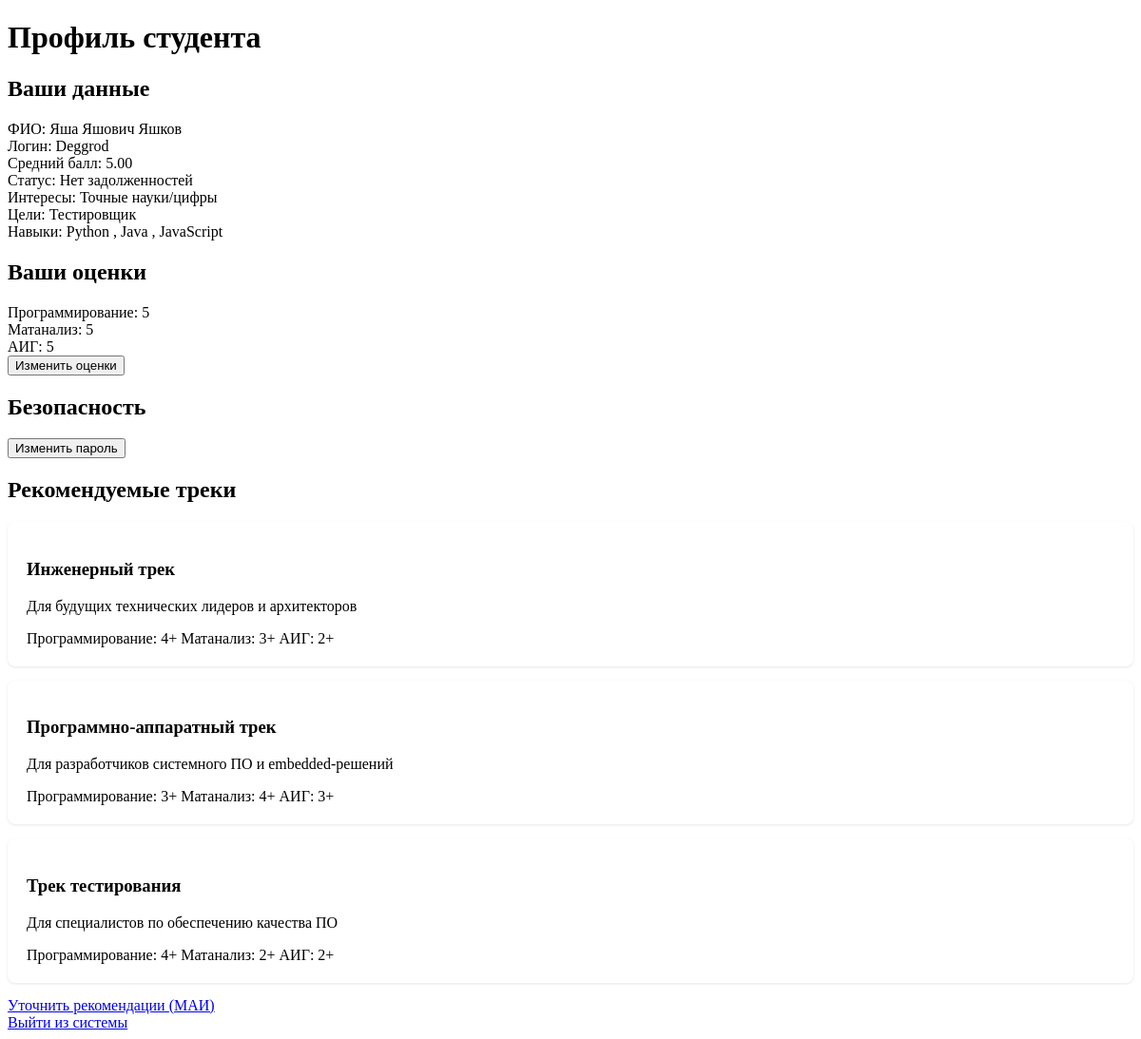
Screenshot of /profile (signed in) with the database file from the repository.
### app.py (models this page shows, shortened)
class User(UserMixin, db.Model):
    __tablename__ = 'users'
    id = db.Column(db.Integer, primary_key=True)
    fullname = db.Column(db.String(100), nullable=False)
    username = db.Column(db.String(50), unique=True, nullable=False)
    password = db.Column(db.String(100), nullable=False)
    programming_score = db.Column(db.Integer)
    math_analysis_score = db.Column(db.Integer)
    aig_score = db.Column(db.Integer)
    has_debts = db.Column(db.Boolean, default=False)
    gpa = db.Column(db.Float)
    interests = db.Column(db.String(50))
    goals = db.Column(db.String(50))
    python_skill = db.Column(db.Boolean, default=False)
    java_skill = db.Column(db.Boolean, default=False)
    javascript_skill = db.Column(db.Boolean, default=False)
    last_ahp_update = db.Column(db.DateTime)

class Track(db.Model):
    __tablename__ = 'tracks'
    id = db.Column(db.Integer, primary_key=True)
    name = db.Column(db.String(100), nullable=False)
    required_programming = db.Column(db.Integer)
    required_math = db.Column(db.Integer)
    required_aig = db.Column(db.Integer)
    accepts_with_debts = db.Column(db.Boolean, default=False)
    description = db.Column(db.Text)
    interest_match = db.Column(db.Float)
    career_utility = db.Column(db.Float)
    difficulty = db.Column(db.Float)
    practical_work = db.Column(db.Float)
    research_opportunity = db.Column(db.Float)

### app.py (the view)
@app.route('/profile')
@login_required
def profile():
    user = current_user
    if user.gpa is None:
        user.calculate_gpa()
        db.session.commit()
    tracks = Track.query.all()
    recommendations = []
    for track in tracks:
        if (user.programming_score >= track.required_programming and
            user.math_analysis_score >= track.required_math and
            user.aig_score >= track.required_aig and
            (not user.has_debts or track.accepts_with_debts)):
            recommendations.append(track)
    return render_template('profile.html',
                         user=user,
                         recommendations=recommendations)

### app.py (called while the page is built)
@login_manager.user_loader
def load_user(user_id):
    return User.query.get(int(user_id))

### templates/profile.html (shortened to what this page needs)
<!DOCTYPE html>
<html>
<head>
    <link rel="stylesheet" href="/static/style.css">
</head>
<body>
    <div class="container">
        <h1>Профиль студента</h1>
        <div class="profile-section">
            <h2>Ваши данные</h2>
            <div class="profile-grid">
                <div class="profile-field">
                    <span class="field-label">ФИО:</span>
                    <span class="field-value">{{ user.fullname }}</span>
                </div>
                <div class="profile-field">
                    <span class="field-label">Логин:</span>
                    <span class="field-value">{{ user.username }}</span>
                </div>
                <div class="profile-field">
                    <span class="field-label">Средний балл:</span>
                    <span class="field-value">{{ "%.2f"|format(user.gpa) }}</span>
                </div>
                <div class="profile-field">
                    <span class="field-label">Статус:</span>
                    <span class="field-value">{{ "Есть задолженности" if user.has_debts else "Нет задолженностей" }}</span>
                </div>
                <div class="profile-field">
                    <span class="field-label">Интересы:</span>
                    <span class="field-value">{{ user.interests }}</span>
                </div>
                <div class="profile-field">
                    <span class="field-label">Цели:</span>
                    <span class="field-value">{{ user.goals }}</span>
                </div>
                <div class="profile-field">
                    <span class="field-label">Навыки:</span>
                    <span class="field-value">
                        {% if user.python_skill %}Python{% endif %}
                        {% if user.java_skill %}, Java{% endif %}
                        {% if user.javascript_skill %}, JavaScript{% endif %}
                    </span>
                </div>
            </div>
        </div>
        <div class="profile-section">
            <h2>Ваши оценки</h2>
            <div class="scores-grid">
                <div class="score-item">
                    <span class="score-label">Программирование:</span>
                    <span class="score-value">{{ user.programming_score }}</span>
                </div>
                <div class="score-item">
                    <span class="score-label">Матанализ:</span>
                    <span class="score-value">{{ user.math_analysis_score }}</span>
                </div>
                <div class="score-item">
                    <span class="score-label">АИГ:</span>
                    <span class="score-value">{{ user.aig_score }}</span>
                </div>
            </div>
            <button class="toggle-btn" onclick="toggleForm('scores-form')">Изменить оценки</button>
        </div>
        <div class="profile-section">
            <h2>Безопасность</h2>
            <button class="toggle-btn" onclick="toggleForm('password-form')">Изменить пароль</button>
        </div>
        <div class="profile-section">
            <h2>Рекомендуемые треки</h2>
            {% if recommendations %}
                <div class="tracks-grid">
                    {% for track in recommendations %}
                    <div class="track-card">
                        <h3>{{ track.name }}</h3>
                        <p>{{ track.description }}</p>
                        <div class="track-requirements">
                            <span>Программирование: {{ track.required_programming }}+</span>
                            <span>Матанализ: {{ track.required_math }}+</span>
                            <span>АИГ: {{ track.required_aig }}+</span>
                        </div>
                    </div>
                    {% endfor %}
                </div>
                <a href="{{ url_for('ahp') }}" class="btn-ahp">Уточнить рекомендации (МАИ)</a>
            {% else %}
                <div class="no-tracks">
                    <p>Нет доступных треков по вашим оценкам</p>
                    <a href="{{ url_for('ahp') }}" class="btn-ahp">Попробовать МАИ-анализ</a>
                </div>
            {% endif %}
        </div>
        <div class="logout-section">
            <a href="{{ url_for('logout') }}" class="btn-logout">Выйти из системы</a>
        </div>
    </div>
</body>
</html>

### static/style.css (style rules this page uses)
.track-card { background: white; padding: 20px; margin-bottom: 15px; border-radius: 8px; box-shadow: 0 1px 3px rgba(0,0,0,0.1); }

### rows the page displays
User: fullname "Яша Яшович Яшков", username "Deggrod", gpa "5.00", has_debts "Нет задолженностей", interests "Точные науки/цифры", goals "Тестировщик", programming_score "5", math_analysis_score "5", aig_score "5"
Track: name "Инженерный трек", description "Для будущих технических лидеров и архитекторов", required_programming "4", required_math "3", required_aig "2"
Track: name "Программно-аппаратный трек", description "Для разработчиков системного ПО и embedded-решений", required_programming "3", required_math "4", required_aig "3"
Track: name "Трек тестирования", description "Для специалистов по обеспечению качества ПО", required_programming "4", required_math "2", required_aig "2"
